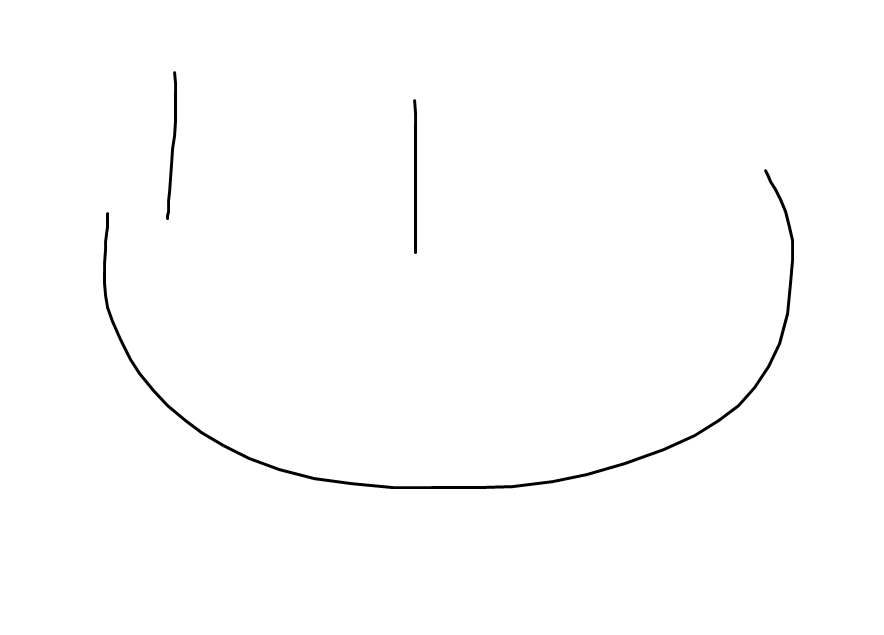
//> input picture src/input.png, 884 x 635 px
$ ./sequential   (built with g++ and OpenCV 4)
//> lines starting //> are read from the running program, lines starting //| are printed output that depends on the picture
//> further down, img is the input picture: 635 rows x 884 cols, CV_8UC1; min 0, max 255, mean 253.1
#include "opencv2/opencv.hpp"
#include "opencv2/core.hpp"
#include <random>
#include <chrono>

void Encrypt(cv::Mat& img, cv::Mat& output1, cv::Mat& output2) {
    std::random_device rd;
    std::mt19937 gen(rd());
    std::uniform_int_distribution<> dis(0, 255);

    for (int y = 0; y < img.rows; ++y) {
        for (int x = 0; x < img.cols; ++x) {
            int rand = dis(gen);

            output1.at<unsigned char>(y, x) = rand;
            output2.at<unsigned char>(y, x) = img.at<unsigned char>(y, x) ^ rand;
        }
    }
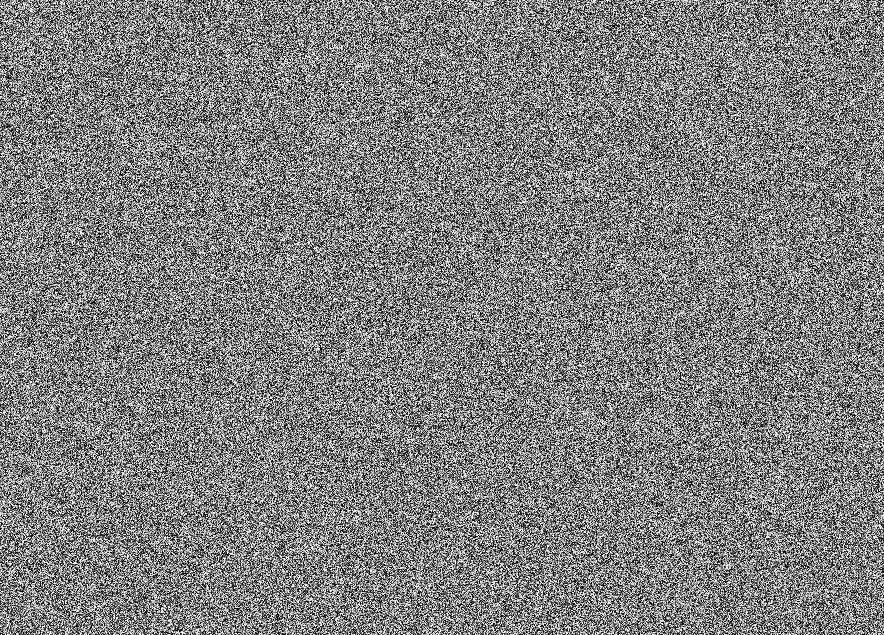
//> output1: 635 rows x 884 cols, CV_8UC1; min 0, max 255, mean 127.6
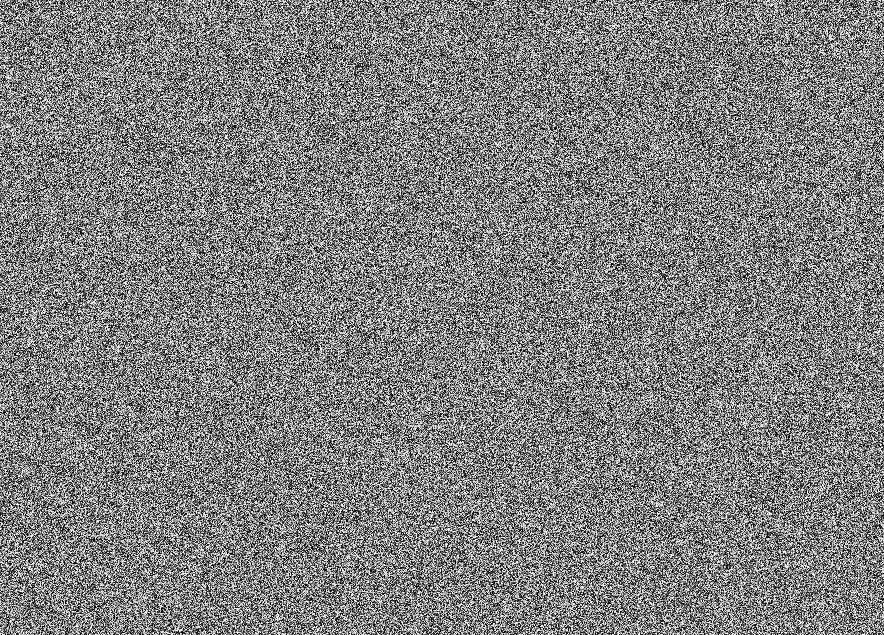
//> output2: 635 rows x 884 cols, CV_8UC1; min 0, max 255, mean 127.4
}

void Decrypt(cv::Mat& input1, cv::Mat& input2, cv::Mat& output) {
    for (int y = 0; y < input1.rows; ++y) {
        for (int x = 0; x < input1.cols; ++x) {
            output.at<unsigned char>(y, x) = input1.at<unsigned char>(y, x) ^ input2.at<unsigned char>(y, x);
        }
    }
}

int main() {
    cv::Mat img = cv::imread("input.png", cv::IMREAD_GRAYSCALE);
    cv::Mat output1(img.rows, img.cols, CV_8UC1);
    cv::Mat output2(img.rows, img.cols, CV_8UC1);
    cv::Mat decrypted(img.rows, img.cols, CV_8UC1);

    auto start = std::chrono::high_resolution_clock::now();
    Encrypt(img, output1, output2);
    auto stop = std::chrono::high_resolution_clock::now();
    auto duration = std::chrono::duration_cast<std::chrono::milliseconds>(stop - start);
    std::cout << "Encryption time elapsed: " << duration.count() << " ms\n";

    start = std::chrono::high_resolution_clock::now();
    Decrypt(output1, output2, decrypted);
    stop = std::chrono::high_resolution_clock::now();
    duration = std::chrono::duration_cast<std::chrono::milliseconds>(stop - start);
    std::cout << "Decryption time elapsed: " << duration.count() << " ms\n";

    cv::imwrite("output1.png", output1);
    cv::imwrite("output2.png", output2);
    cv::imwrite("decrypted.png", decrypted);

    return 0;
}
